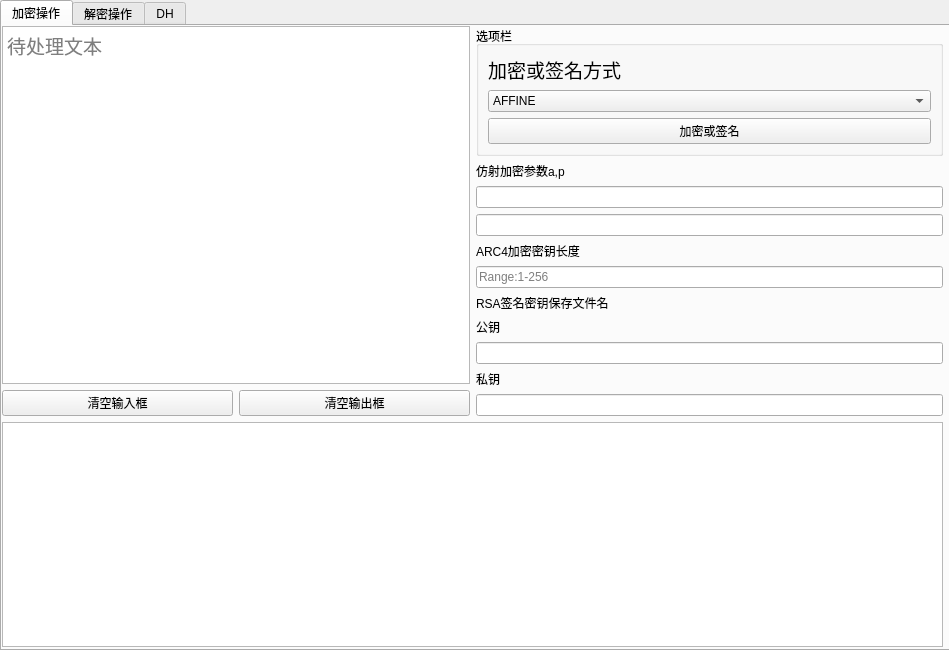
<?xml version="1.0" encoding="UTF-8"?>
<ui version="4.0">
 <class>MainEncryForm</class>
 <widget class="QWidget" name="MainEncryForm">
  <property name="geometry">
   <rect>
    <x>0</x>
    <y>0</y>
    <width>949</width>
    <height>650</height>
   </rect>
  </property>
  <property name="windowTitle">
   <string>加密工具</string>
  </property>
  <widget class="QTabWidget" name="tabWidget">
   <property name="geometry">
    <rect>
     <x>0</x>
     <y>0</y>
     <width>951</width>
     <height>651</height>
    </rect>
   </property>
   <property name="currentIndex">
    <number>0</number>
   </property>
   <widget class="QWidget" name="tab">
    <attribute name="title">
     <string>加密操作</string>
    </attribute>
    <widget class="QWidget" name="layoutWidget">
     <property name="geometry">
      <rect>
       <x>0</x>
       <y>0</y>
       <width>941</width>
       <height>621</height>
      </rect>
     </property>
     <layout class="QVBoxLayout" name="verticalLayout_9">
      <item>
       <layout class="QHBoxLayout" name="horizontalLayout_2">
        <item>
         <layout class="QVBoxLayout" name="verticalLayout_2">
          <item>
           <widget class="QTextEdit" name="inputText">
            <property name="minimumSize">
             <size>
              <width>0</width>
              <height>0</height>
             </size>
            </property>
            <property name="font">
             <font>
              <family>等线</family>
              <pointsize>14</pointsize>
             </font>
            </property>
            <property name="placeholderText">
             <string>待处理文本</string>
            </property>
           </widget>
          </item>
          <item>
           <layout class="QHBoxLayout" name="horizontalLayout">
            <item>
             <widget class="QPushButton" name="inputClearPush">
              <property name="text">
               <string>清空输入框</string>
              </property>
             </widget>
            </item>
            <item>
             <widget class="QPushButton" name="outputClearPush">
              <property name="text">
               <string>清空输出框</string>
              </property>
             </widget>
            </item>
           </layout>
          </item>
         </layout>
        </item>
        <item>
         <layout class="QVBoxLayout" name="verticalLayout_8">
          <item>
           <layout class="QVBoxLayout" name="verticalLayout_6">
            <item>
             <layout class="QVBoxLayout" name="verticalLayout_3">
              <item>
               <layout class="QVBoxLayout" name="verticalLayout"/>
              </item>
              <item>
               <widget class="QGroupBox" name="groupBox">
                <property name="title">
                 <string>选项栏</string>
                </property>
                <layout class="QVBoxLayout" name="verticalLayout_7">
                 <item>
                  <widget class="QLabel" name="label">
                   <property name="font">
                    <font>
                     <family>等线</family>
                     <pointsize>14</pointsize>
                    </font>
                   </property>
                   <property name="layoutDirection">
                    <enum>Qt::LeftToRight</enum>
                   </property>
                   <property name="text">
                    <string>加密或签名方式</string>
                   </property>
                  </widget>
                 </item>
                 <item>
                  <widget class="QComboBox" name="encryChooseBox">
                   <property name="iconSize">
                    <size>
                     <width>16</width>
                     <height>16</height>
                    </size>
                   </property>
                   <item>
                    <property name="text">
                     <string>AFFINE</string>
                    </property>
                   </item>
                   <item>
                    <property name="text">
                     <string>ARC4</string>
                    </property>
                   </item>
                   <item>
                    <property name="text">
                     <string>MD5</string>
                    </property>
                   </item>
                   <item>
                    <property name="text">
                     <string>DES</string>
                    </property>
                   </item>
                   <item>
                    <property name="text">
                     <string>RSA-PSS</string>
                    </property>
                   </item>
                   <item>
                    <property name="text">
                     <string>RSA-OAEP</string>
                    </property>
                   </item>
                  </widget>
                 </item>
                 <item>
                  <widget class="QPushButton" name="enCryPush">
                   <property name="text">
                    <string>加密或签名</string>
                   </property>
                  </widget>
                 </item>
                </layout>
               </widget>
              </item>
              <item>
               <widget class="QLabel" name="label_2">
                <property name="text">
                 <string>仿射加密参数a,p</string>
                </property>
               </widget>
              </item>
              <item>
               <widget class="QLineEdit" name="affineArgA"/>
              </item>
              <item>
               <widget class="QLineEdit" name="affineArgP"/>
              </item>
             </layout>
            </item>
            <item>
             <layout class="QVBoxLayout" name="verticalLayout_4">
              <item>
               <widget class="QLabel" name="label_3">
                <property name="text">
                 <string>ARC4加密密钥长度</string>
                </property>
               </widget>
              </item>
              <item>
               <widget class="QLineEdit" name="arc4KeyLen">
                <property name="placeholderText">
                 <string>Range:1-256</string>
                </property>
               </widget>
              </item>
             </layout>
            </item>
            <item>
             <layout class="QVBoxLayout" name="verticalLayout_5">
              <item>
               <widget class="QLabel" name="label_4">
                <property name="text">
                 <string>RSA签名密钥保存文件名</string>
                </property>
               </widget>
              </item>
              <item>
               <widget class="QLabel" name="label_5">
                <property name="text">
                 <string>公钥</string>
                </property>
               </widget>
              </item>
              <item>
               <widget class="QLineEdit" name="pubkeyFileName"/>
              </item>
              <item>
               <widget class="QLabel" name="label_6">
                <property name="text">
                 <string>私钥</string>
                </property>
               </widget>
              </item>
              <item>
               <widget class="QLineEdit" name="prikeyFileName"/>
              </item>
             </layout>
            </item>
           </layout>
          </item>
         </layout>
        </item>
       </layout>
      </item>
      <item>
       <widget class="QTextBrowser" name="outputText">
        <property name="font">
         <font>
          <family>等线 Light</family>
          <pointsize>14</pointsize>
         </font>
        </property>
       </widget>
      </item>
     </layout>
    </widget>
   </widget>
   <widget class="QWidget" name="tab_2">
    <attribute name="title">
     <string>解密操作</string>
    </attribute>
    <widget class="QWidget" name="layoutWidget_2">
     <property name="geometry">
      <rect>
       <x>0</x>
       <y>0</y>
       <width>941</width>
       <height>621</height>
      </rect>
     </property>
     <layout class="QVBoxLayout" name="verticalLayout_10">
      <item>
       <layout class="QHBoxLayout" name="horizontalLayout_3">
        <item>
         <layout class="QVBoxLayout" name="verticalLayout_11">
          <item>
           <widget class="QTextEdit" name="inputText_Tab2">
            <property name="minimumSize">
             <size>
              <width>0</width>
              <height>0</height>
             </size>
            </property>
            <property name="font">
             <font>
              <family>等线</family>
              <pointsize>14</pointsize>
             </font>
            </property>
            <property name="placeholderText">
             <string>待处理文本</string>
            </property>
           </widget>
          </item>
          <item>
           <widget class="QTextEdit" name="keyText">
            <property name="font">
             <font>
              <family>等线</family>
              <pointsize>14</pointsize>
             </font>
            </property>
            <property name="placeholderText">
             <string>输入加密密钥或签名,RSA方式读取文件即可,DES加密按格式输入IV+Key,以空格分隔</string>
            </property>
           </widget>
          </item>
          <item>
           <layout class="QHBoxLayout" name="horizontalLayout_4">
            <item>
             <widget class="QPushButton" name="outputClearPush_Tab2">
              <property name="text">
               <string>清空输出框</string>
              </property>
             </widget>
            </item>
            <item>
             <widget class="QPushButton" name="keyClearPush">
              <property name="text">
               <string>清空密钥框</string>
              </property>
             </widget>
            </item>
            <item>
             <widget class="QPushButton" name="inputClearPush_Tab2">
              <property name="text">
               <string>清空输入框</string>
              </property>
             </widget>
            </item>
           </layout>
          </item>
         </layout>
        </item>
        <item>
         <layout class="QVBoxLayout" name="verticalLayout_12">
          <item>
           <layout class="QVBoxLayout" name="verticalLayout_13">
            <item>
             <layout class="QVBoxLayout" name="verticalLayout_14">
              <item>
               <layout class="QVBoxLayout" name="verticalLayout_15"/>
              </item>
              <item>
               <widget class="QGroupBox" name="groupBox_2">
                <property name="title">
                 <string>选项栏</string>
                </property>
                <layout class="QVBoxLayout" name="verticalLayout_16">
                 <item>
                  <widget class="QLabel" name="label_7">
                   <property name="font">
                    <font>
                     <family>等线</family>
                     <pointsize>14</pointsize>
                    </font>
                   </property>
                   <property name="layoutDirection">
                    <enum>Qt::LeftToRight</enum>
                   </property>
                   <property name="text">
                    <string>解密或签名验证方式</string>
                   </property>
                  </widget>
                 </item>
                 <item>
                  <widget class="QComboBox" name="decryChooseBox">
                   <property name="iconSize">
                    <size>
                     <width>16</width>
                     <height>16</height>
                    </size>
                   </property>
                   <item>
                    <property name="text">
                     <string>AFFINE</string>
                    </property>
                   </item>
                   <item>
                    <property name="text">
                     <string>ARC4</string>
                    </property>
                   </item>
                   <item>
                    <property name="text">
                     <string>MD5</string>
                    </property>
                   </item>
                   <item>
                    <property name="text">
                     <string>DES</string>
                    </property>
                   </item>
                   <item>
                    <property name="text">
                     <string>RSA-PSS</string>
                    </property>
                   </item>
                   <item>
                    <property name="text">
                     <string>RSA-OAEP</string>
                    </property>
                   </item>
                  </widget>
                 </item>
                 <item>
                  <widget class="QPushButton" name="deCryPush">
                   <property name="text">
                    <string>解密或签名验证</string>
                   </property>
                  </widget>
                 </item>
                </layout>
               </widget>
              </item>
              <item>
               <widget class="QLabel" name="label_8">
                <property name="text">
                 <string>仿射解密参数a,p</string>
                </property>
               </widget>
              </item>
              <item>
               <widget class="QLineEdit" name="affineArgA_Tab2">
                <property name="placeholderText">
                 <string>注意a,p互质</string>
                </property>
               </widget>
              </item>
              <item>
               <widget class="QLineEdit" name="affineArgP_Tab2"/>
              </item>
             </layout>
            </item>
            <item>
             <layout class="QVBoxLayout" name="verticalLayout_17">
              <item>
               <widget class="QLabel" name="label_9">
                <property name="text">
                 <string>ARC4解密密钥长度</string>
                </property>
               </widget>
              </item>
              <item>
               <widget class="QLineEdit" name="arc4KeyLen_Tab2">
                <property name="placeholderText">
                 <string>Range:1-256</string>
                </property>
               </widget>
              </item>
             </layout>
            </item>
            <item>
             <layout class="QVBoxLayout" name="verticalLayout_18">
              <item>
               <widget class="QLabel" name="label_10">
                <property name="text">
                 <string>RSA签名密钥保存文件名</string>
                </property>
               </widget>
              </item>
              <item>
               <widget class="QLabel" name="label_11">
                <property name="text">
                 <string>公钥</string>
                </property>
               </widget>
              </item>
              <item>
               <widget class="QLineEdit" name="pubkeyFileName_Tab2"/>
              </item>
              <item>
               <widget class="QLabel" name="label_12">
                <property name="text">
                 <string>私钥</string>
                </property>
               </widget>
              </item>
              <item>
               <widget class="QLineEdit" name="prikeyFileName_Tab2"/>
              </item>
             </layout>
            </item>
           </layout>
          </item>
         </layout>
        </item>
       </layout>
      </item>
      <item>
       <widget class="QTextBrowser" name="outputText_Tab2">
        <property name="font">
         <font>
          <family>等线 Light</family>
          <pointsize>14</pointsize>
         </font>
        </property>
        <property name="placeholderText">
         <string/>
        </property>
       </widget>
      </item>
     </layout>
    </widget>
   </widget>
   <widget class="QWidget" name="tab_3">
    <attribute name="title">
     <string>DH</string>
    </attribute>
    <widget class="QTextBrowser" name="linkMsgOutput">
     <property name="geometry">
      <rect>
       <x>0</x>
       <y>350</y>
       <width>941</width>
       <height>271</height>
      </rect>
     </property>
     <property name="font">
      <font>
       <family>等线</family>
       <pointsize>14</pointsize>
      </font>
     </property>
     <property name="placeholderText">
      <string>消息栏</string>
     </property>
    </widget>
    <widget class="QWidget" name="layoutWidget">
     <property name="geometry">
      <rect>
       <x>0</x>
       <y>140</y>
       <width>941</width>
       <height>171</height>
      </rect>
     </property>
     <layout class="QHBoxLayout" name="horizontalLayout_7">
      <item>
       <widget class="QTextEdit" name="linkSendInput">
        <property name="font">
         <font>
          <family>等线</family>
          <pointsize>14</pointsize>
         </font>
        </property>
        <property name="placeholderText">
         <string>输入要向Client发送的消息....</string>
        </property>
       </widget>
      </item>
      <item>
       <widget class="QTextBrowser" name="dhMsgOutput">
        <property name="font">
         <font>
          <family>等线</family>
          <pointsize>12</pointsize>
         </font>
        </property>
        <property name="placeholderText">
         <string>DH协议运行输出窗口</string>
        </property>
       </widget>
      </item>
     </layout>
    </widget>
    <widget class="QWidget" name="layoutWidget">
     <property name="geometry">
      <rect>
       <x>11</x>
       <y>311</y>
       <width>461</width>
       <height>41</height>
      </rect>
     </property>
     <layout class="QHBoxLayout" name="horizontalLayout_8">
      <item>
       <widget class="QPushButton" name="clearDhInput">
        <property name="text">
         <string>清空DH输入栏</string>
        </property>
       </widget>
      </item>
      <item>
       <widget class="QPushButton" name="clearDhOutput">
        <property name="text">
         <string>清空DH输出栏</string>
        </property>
       </widget>
      </item>
      <item>
       <widget class="QPushButton" name="clearMsgOutput">
        <property name="text">
         <string>清空消息栏</string>
        </property>
       </widget>
      </item>
     </layout>
    </widget>
    <widget class="QWidget" name="">
     <property name="geometry">
      <rect>
       <x>10</x>
       <y>0</y>
       <width>921</width>
       <height>141</height>
      </rect>
     </property>
     <layout class="QHBoxLayout" name="horizontalLayout_10">
      <item>
       <layout class="QVBoxLayout" name="verticalLayout_20">
        <item>
         <layout class="QVBoxLayout" name="verticalLayout_19">
          <item>
           <layout class="QHBoxLayout" name="horizontalLayout_5">
            <item>
             <widget class="QLabel" name="label_13">
              <property name="font">
               <font>
                <family>等线</family>
                <pointsize>12</pointsize>
               </font>
              </property>
              <property name="text">
               <string>Client IP</string>
              </property>
             </widget>
            </item>
            <item>
             <widget class="QLineEdit" name="clientIpText">
              <property name="text">
               <string/>
              </property>
             </widget>
            </item>
           </layout>
          </item>
          <item>
           <layout class="QHBoxLayout" name="horizontalLayout_6">
            <item>
             <widget class="QLabel" name="label_14">
              <property name="font">
               <font>
                <family>等线</family>
                <pointsize>12</pointsize>
               </font>
              </property>
              <property name="text">
               <string>端口号</string>
              </property>
             </widget>
            </item>
            <item>
             <widget class="QLineEdit" name="clientPortText"/>
            </item>
            <item>
             <widget class="QPushButton" name="getLocalIpPush">
              <property name="text">
               <string>获取本机IP</string>
              </property>
             </widget>
            </item>
           </layout>
          </item>
         </layout>
        </item>
        <item>
         <layout class="QHBoxLayout" name="horizontalLayout_9">
          <item>
           <widget class="QPushButton" name="openLinkPush">
            <property name="text">
             <string>打开链接</string>
            </property>
           </widget>
          </item>
          <item>
           <widget class="QPushButton" name="closeLinkPush">
            <property name="text">
             <string>断开链接</string>
            </property>
           </widget>
          </item>
          <item>
           <widget class="QPushButton" name="sendMsgPush">
            <property name="text">
             <string>发送消息</string>
            </property>
           </widget>
          </item>
         </layout>
        </item>
       </layout>
      </item>
      <item>
       <widget class="QPlainTextEdit" name="waitClientPubKey">
        <property name="placeholderText">
         <string>输入客户端交换公钥</string>
        </property>
       </widget>
      </item>
      <item>
       <layout class="QVBoxLayout" name="verticalLayout_21">
        <item>
         <widget class="QPushButton" name="serverPubKeyPush">
          <property name="text">
           <string>生成服务端DH公钥</string>
          </property>
         </widget>
        </item>
        <item>
         <widget class="QPushButton" name="sendClientPubPara">
          <property name="text">
           <string>向客户端发送公开素数P</string>
          </property>
         </widget>
        </item>
        <item>
         <widget class="QPushButton" name="sendServerPubkey">
          <property name="text">
           <string>向客户端发送DH公钥</string>
          </property>
         </widget>
        </item>
        <item>
         <widget class="QPushButton" name="creServerSharedKey">
          <property name="text">
           <string>生成服务端共享密钥</string>
          </property>
         </widget>
        </item>
       </layout>
      </item>
     </layout>
    </widget>
   </widget>
  </widget>
 </widget>
 <resources/>
 <connections/>
</ui>
